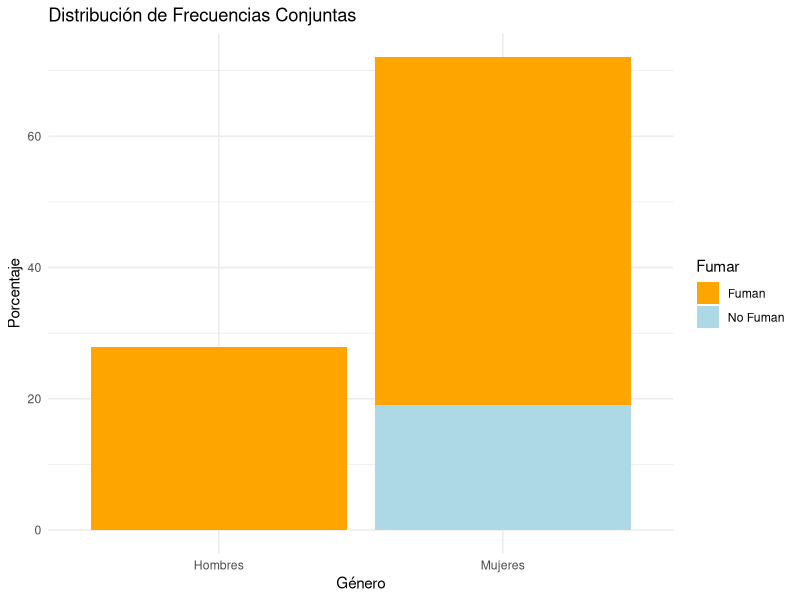

Reproduce this figure in R.
# Crear un conjunto de datos con los porcentajes
porcentajes <- data.frame(
  Genero = c("Mujeres", "Mujeres", "Hombres"),
  Fumar = c("No Fuman", "Fuman", "Fuman"),
  Porcentaje = c(19, 53.09, 100 - 19 - 53.09)
)

install.packages("ggplot2")

# Crear el gráfico de barras apiladas
library(ggplot2)

ggplot(porcentajes, aes(x = Genero, y = Porcentaje, fill = Fumar)) +
  geom_bar(stat = "identity") +
  labs(title = "Distribución de Frecuencias Conjuntas",
       x = "Género",
       y = "Porcentaje") +
  scale_fill_manual(values = c("No Fuman" = "lightblue", "Fuman" = "orange")) +
  theme_minimal()
